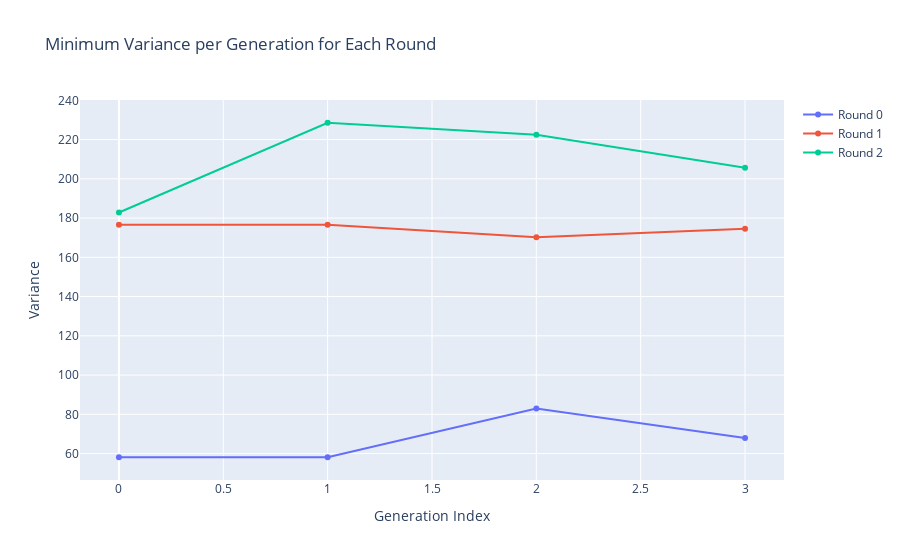

Source (notebook cell):
### Code cell
import plotly.graph_objects as go
import pandas as pd

# Example data (replace with your own)
data = VARIANCES
for item in data:
    print(item)

# Convert to DataFrame for easy grouping
df = pd.DataFrame(data, columns=["round_idx", "gen_idx", "bitstring", "variance"])

# For each round & generation, find the row with minimum variance
df_min = df.loc[df.groupby(["round_idx", "gen_idx"])["variance"].idxmin()]

# Create interactive plot
fig = go.Figure()

for round_val, group in df_min.groupby("round_idx"):
    print(group)
    fig.add_trace(
        go.Scatter(
            x=group["gen_idx"],
            y=group["variance"],
            mode="lines+markers",
            name=f"Round {round_val}",
            text=[f"Bitstring: {b}" for b in group["bitstring"]],
            hovertemplate="Gen: %{x}<br>Variance: %{y}<br>%{text}"
        )
    )

fig.update_layout(
    title="Minimum Variance per Generation for Each Round",
    xaxis_title="Generation Index",
    yaxis_title="Variance",
    hovermode="closest"
)

fig.show()

### Figure 1 — Plotly figure (JSON) as saved in the notebook; plotly's stock layout.template omitted (floating-point values rounded to 4 significant figures)
{"data": [{"hovertemplate": "Gen: %{x}<br>Variance: %{y}<br>%{text}", "mode": "lines+markers", "name": "Round 0", "text": ["Bitstring: 111111000010001010010110111101", "Bitstring: 111111000010001010010110111101", "Bitstring: 110111011101101001011110000101", "Bitstring: 111111000010001110101101100101"], "type": "scatter", "x": [0, 1, 2, 3], "y": [58.13, 58.13, 83.01, 67.89]}, {"hovertemplate": "Gen: %{x}<br>Variance: %{y}<br>%{text}", "mode": "lines+markers", "name": "Round 1", "text": ["Bitstring: 100011111010111110111110110011", "Bitstring: 100011111010111110111110110011", "Bitstring: 110010010000011001100101110010", "Bitstring: 100010010000001100000111100110"], "type": "scatter", "x": [0, 1, 2, 3], "y": [176.6, 176.6, 170.2, 174.6]}, {"hovertemplate": "Gen: %{x}<br>Variance: %{y}<br>%{text}", "mode": "lines+markers", "name": "Round 2", "text": ["Bitstring: 000011110010100000001010000001", "Bitstring: 010000101100101100000110011110", "Bitstring: 000011110010100100001100000001", "Bitstring: 000010101100101100000010000001"], "type": "scatter", "x": [0, 1, 2, 3], "y": [182.8, 228.6, 222.4, 205.7]}], "layout": {"hovermode": "closest", "title": {"text": "Minimum Variance per Generation for Each Round"}, "xaxis": {"title": {"text": "Generation Index"}}, "yaxis": {"title": {"text": "Variance"}}}}
